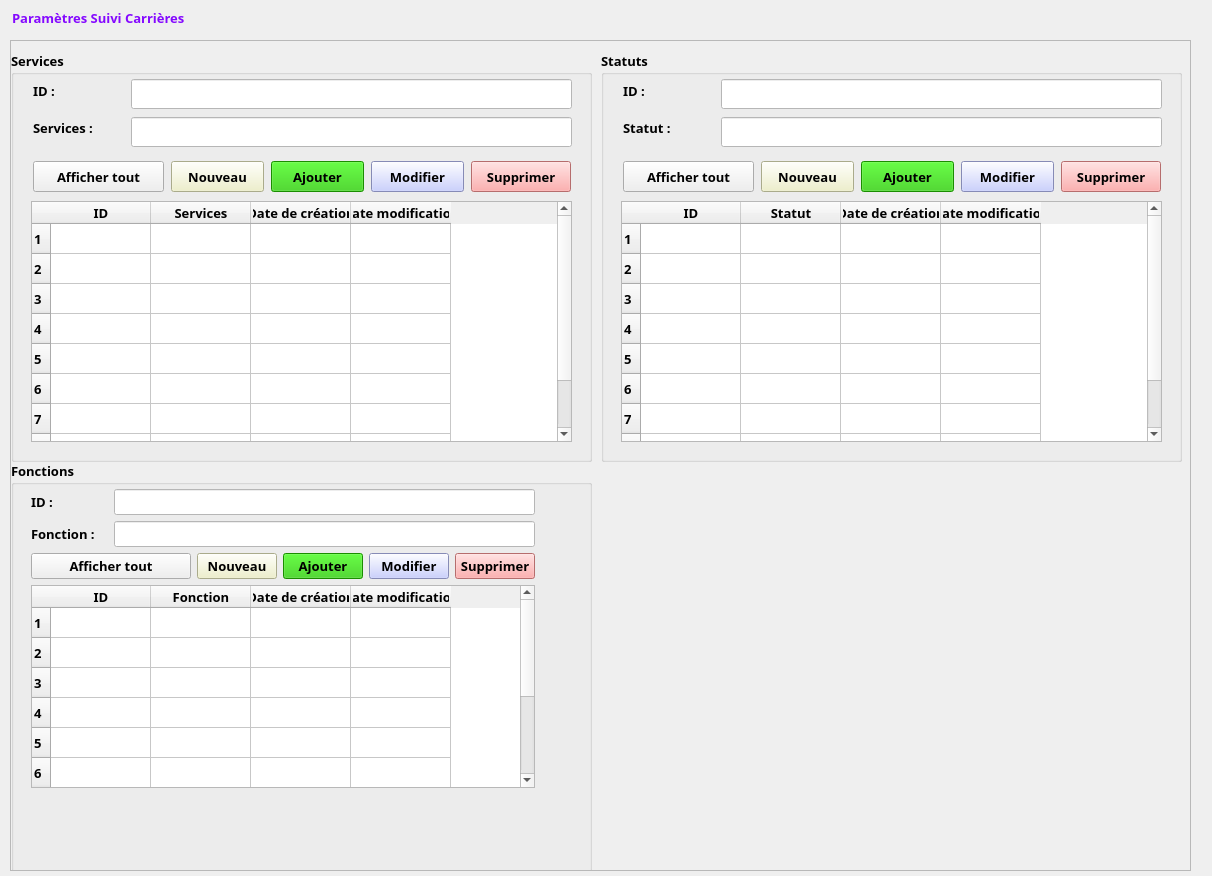
<?xml version="1.0" encoding="UTF-8"?>
<ui version="4.0">
 <class>ParametreDemande</class>
 <widget class="QWidget" name="ParametreDemande">
  <property name="geometry">
   <rect>
    <x>0</x>
    <y>0</y>
    <width>1212</width>
    <height>876</height>
   </rect>
  </property>
  <property name="windowTitle">
   <string>Form</string>
  </property>
  <widget class="QScrollArea" name="scrollArea">
   <property name="geometry">
    <rect>
     <x>10</x>
     <y>40</y>
     <width>1181</width>
     <height>831</height>
    </rect>
   </property>
   <property name="font">
    <font>
     <family>Corbel</family>
     <pointsize>10</pointsize>
     <weight>75</weight>
     <bold>true</bold>
    </font>
   </property>
   <property name="widgetResizable">
    <bool>true</bool>
   </property>
   <widget class="QWidget" name="scrollAreaWidgetContents">
    <property name="geometry">
     <rect>
      <x>0</x>
      <y>0</y>
      <width>1179</width>
      <height>829</height>
     </rect>
    </property>
    <widget class="QGroupBox" name="groupBox">
     <property name="geometry">
      <rect>
       <x>0</x>
       <y>10</y>
       <width>581</width>
       <height>411</height>
      </rect>
     </property>
     <property name="font">
      <font>
       <family>Corbel</family>
       <pointsize>10</pointsize>
       <weight>75</weight>
       <bold>true</bold>
      </font>
     </property>
     <property name="title">
      <string>Services</string>
     </property>
     <widget class="QPushButton" name="btn_modifier">
      <property name="geometry">
       <rect>
        <x>360</x>
        <y>110</y>
        <width>93</width>
        <height>31</height>
       </rect>
      </property>
      <property name="font">
       <font>
        <family>Corbel</family>
        <pointsize>10</pointsize>
        <weight>75</weight>
        <bold>true</bold>
       </font>
      </property>
      <property name="styleSheet">
       <string notr="true">background-color: rgb(188, 195, 255);</string>
      </property>
      <property name="text">
       <string>Modifier</string>
      </property>
     </widget>
     <widget class="QLineEdit" name="txt_id">
      <property name="geometry">
       <rect>
        <x>120</x>
        <y>28</y>
        <width>441</width>
        <height>30</height>
       </rect>
      </property>
      <property name="font">
       <font>
        <family>Corbel</family>
        <pointsize>10</pointsize>
        <weight>75</weight>
        <bold>true</bold>
       </font>
      </property>
      <property name="styleSheet">
       <string notr="true">background-color: rgb(255, 255, 255);
border-color: rgb(0, 0, 0);</string>
      </property>
     </widget>
     <widget class="QLineEdit" name="txt_objet">
      <property name="geometry">
       <rect>
        <x>120</x>
        <y>66</y>
        <width>441</width>
        <height>30</height>
       </rect>
      </property>
      <property name="font">
       <font>
        <family>Corbel</family>
        <pointsize>10</pointsize>
        <weight>75</weight>
        <bold>true</bold>
       </font>
      </property>
      <property name="styleSheet">
       <string notr="true">background-color: rgb(255, 255, 255);
border-color: rgb(0, 0, 0);</string>
      </property>
     </widget>
     <widget class="QPushButton" name="btn_nouveau">
      <property name="geometry">
       <rect>
        <x>160</x>
        <y>110</y>
        <width>93</width>
        <height>31</height>
       </rect>
      </property>
      <property name="font">
       <font>
        <family>Corbel</family>
        <pointsize>10</pointsize>
        <weight>75</weight>
        <bold>true</bold>
       </font>
      </property>
      <property name="styleSheet">
       <string notr="true">background-color: rgb(238, 240, 195);</string>
      </property>
      <property name="text">
       <string>Nouveau</string>
      </property>
     </widget>
     <widget class="QTableWidget" name="tableWidget_affichage">
      <property name="geometry">
       <rect>
        <x>20</x>
        <y>150</y>
        <width>541</width>
        <height>241</height>
       </rect>
      </property>
      <property name="font">
       <font>
        <family>Corbel</family>
        <pointsize>10</pointsize>
        <weight>75</weight>
        <bold>true</bold>
       </font>
      </property>
      <row>
       <property name="text">
        <string>1</string>
       </property>
      </row>
      <row>
       <property name="text">
        <string>2</string>
       </property>
      </row>
      <row>
       <property name="text">
        <string>3</string>
       </property>
      </row>
      <row>
       <property name="text">
        <string>4</string>
       </property>
      </row>
      <row>
       <property name="text">
        <string>5</string>
       </property>
      </row>
      <row>
       <property name="text">
        <string>6</string>
       </property>
      </row>
      <row>
       <property name="text">
        <string>7</string>
       </property>
      </row>
      <row>
       <property name="text">
        <string>8</string>
       </property>
      </row>
      <row>
       <property name="text">
        <string>10</string>
       </property>
      </row>
      <column>
       <property name="text">
        <string>ID</string>
       </property>
      </column>
      <column>
       <property name="text">
        <string>Services</string>
       </property>
      </column>
      <column>
       <property name="text">
        <string>Date de création</string>
       </property>
      </column>
      <column>
       <property name="text">
        <string>Date modification</string>
       </property>
      </column>
     </widget>
     <widget class="QPushButton" name="btn_ajouter">
      <property name="geometry">
       <rect>
        <x>260</x>
        <y>110</y>
        <width>93</width>
        <height>31</height>
       </rect>
      </property>
      <property name="font">
       <font>
        <family>Corbel</family>
        <pointsize>10</pointsize>
        <weight>75</weight>
        <bold>true</bold>
       </font>
      </property>
      <property name="styleSheet">
       <string notr="true">background-color: rgb(36, 198, 0);</string>
      </property>
      <property name="text">
       <string>Ajouter</string>
      </property>
     </widget>
     <widget class="QLabel" name="label_3">
      <property name="geometry">
       <rect>
        <x>22</x>
        <y>28</y>
        <width>30</width>
        <height>24</height>
       </rect>
      </property>
      <property name="font">
       <font>
        <family>Corbel</family>
        <pointsize>10</pointsize>
        <weight>75</weight>
        <bold>true</bold>
       </font>
      </property>
      <property name="text">
       <string>ID :</string>
      </property>
     </widget>
     <widget class="QPushButton" name="btn_supprimer">
      <property name="geometry">
       <rect>
        <x>460</x>
        <y>110</y>
        <width>100</width>
        <height>31</height>
       </rect>
      </property>
      <property name="font">
       <font>
        <family>Corbel</family>
        <pointsize>10</pointsize>
        <weight>75</weight>
        <bold>true</bold>
       </font>
      </property>
      <property name="styleSheet">
       <string notr="true">background-color: rgb(255, 152, 152);</string>
      </property>
      <property name="text">
       <string>Supprimer</string>
      </property>
     </widget>
     <widget class="QPushButton" name="btn_afficher_tout">
      <property name="geometry">
       <rect>
        <x>22</x>
        <y>110</y>
        <width>131</width>
        <height>31</height>
       </rect>
      </property>
      <property name="font">
       <font>
        <family>Corbel</family>
        <pointsize>10</pointsize>
        <weight>75</weight>
        <bold>true</bold>
       </font>
      </property>
      <property name="text">
       <string>Afficher tout</string>
      </property>
     </widget>
     <widget class="QLabel" name="label_2">
      <property name="geometry">
       <rect>
        <x>22</x>
        <y>65</y>
        <width>91</width>
        <height>24</height>
       </rect>
      </property>
      <property name="font">
       <font>
        <family>Corbel</family>
        <pointsize>10</pointsize>
        <weight>75</weight>
        <bold>true</bold>
       </font>
      </property>
      <property name="text">
       <string>Services :</string>
      </property>
     </widget>
    </widget>
    <widget class="QGroupBox" name="groupBox_2">
     <property name="geometry">
      <rect>
       <x>590</x>
       <y>10</y>
       <width>581</width>
       <height>411</height>
      </rect>
     </property>
     <property name="font">
      <font>
       <family>Corbel</family>
       <pointsize>10</pointsize>
       <weight>75</weight>
       <bold>true</bold>
      </font>
     </property>
     <property name="title">
      <string>Statuts</string>
     </property>
     <widget class="QPushButton" name="btn_modifier_2">
      <property name="geometry">
       <rect>
        <x>360</x>
        <y>110</y>
        <width>93</width>
        <height>31</height>
       </rect>
      </property>
      <property name="font">
       <font>
        <family>Corbel</family>
        <pointsize>10</pointsize>
        <weight>75</weight>
        <bold>true</bold>
       </font>
      </property>
      <property name="styleSheet">
       <string notr="true">background-color: rgb(188, 195, 255);</string>
      </property>
      <property name="text">
       <string>Modifier</string>
      </property>
     </widget>
     <widget class="QLineEdit" name="txt_id_2">
      <property name="geometry">
       <rect>
        <x>120</x>
        <y>28</y>
        <width>441</width>
        <height>30</height>
       </rect>
      </property>
      <property name="font">
       <font>
        <family>Corbel</family>
        <pointsize>10</pointsize>
        <weight>75</weight>
        <bold>true</bold>
       </font>
      </property>
      <property name="styleSheet">
       <string notr="true">background-color: rgb(255, 255, 255);
border-color: rgb(0, 0, 0);</string>
      </property>
     </widget>
     <widget class="QLineEdit" name="txt_objet_2">
      <property name="geometry">
       <rect>
        <x>120</x>
        <y>66</y>
        <width>441</width>
        <height>30</height>
       </rect>
      </property>
      <property name="font">
       <font>
        <family>Corbel</family>
        <pointsize>10</pointsize>
        <weight>75</weight>
        <bold>true</bold>
       </font>
      </property>
      <property name="styleSheet">
       <string notr="true">background-color: rgb(255, 255, 255);
border-color: rgb(0, 0, 0);</string>
      </property>
     </widget>
     <widget class="QPushButton" name="btn_nouveau_2">
      <property name="geometry">
       <rect>
        <x>160</x>
        <y>110</y>
        <width>93</width>
        <height>31</height>
       </rect>
      </property>
      <property name="font">
       <font>
        <family>Corbel</family>
        <pointsize>10</pointsize>
        <weight>75</weight>
        <bold>true</bold>
       </font>
      </property>
      <property name="styleSheet">
       <string notr="true">background-color: rgb(238, 240, 195);</string>
      </property>
      <property name="text">
       <string>Nouveau</string>
      </property>
     </widget>
     <widget class="QTableWidget" name="tableWidget_affichage_2">
      <property name="geometry">
       <rect>
        <x>20</x>
        <y>150</y>
        <width>541</width>
        <height>241</height>
       </rect>
      </property>
      <property name="font">
       <font>
        <family>Corbel</family>
        <pointsize>10</pointsize>
        <weight>75</weight>
        <bold>true</bold>
       </font>
      </property>
      <row>
       <property name="text">
        <string>1</string>
       </property>
      </row>
      <row>
       <property name="text">
        <string>2</string>
       </property>
      </row>
      <row>
       <property name="text">
        <string>3</string>
       </property>
      </row>
      <row>
       <property name="text">
        <string>4</string>
       </property>
      </row>
      <row>
       <property name="text">
        <string>5</string>
       </property>
      </row>
      <row>
       <property name="text">
        <string>6</string>
       </property>
      </row>
      <row>
       <property name="text">
        <string>7</string>
       </property>
      </row>
      <row>
       <property name="text">
        <string>8</string>
       </property>
      </row>
      <row>
       <property name="text">
        <string>10</string>
       </property>
      </row>
      <column>
       <property name="text">
        <string>ID</string>
       </property>
      </column>
      <column>
       <property name="text">
        <string>Statut</string>
       </property>
      </column>
      <column>
       <property name="text">
        <string>Date de création</string>
       </property>
      </column>
      <column>
       <property name="text">
        <string>Date modification</string>
       </property>
      </column>
     </widget>
     <widget class="QPushButton" name="btn_ajouter_2">
      <property name="geometry">
       <rect>
        <x>260</x>
        <y>110</y>
        <width>93</width>
        <height>31</height>
       </rect>
      </property>
      <property name="font">
       <font>
        <family>Corbel</family>
        <pointsize>10</pointsize>
        <weight>75</weight>
        <bold>true</bold>
       </font>
      </property>
      <property name="styleSheet">
       <string notr="true">background-color: rgb(36, 198, 0);</string>
      </property>
      <property name="text">
       <string>Ajouter</string>
      </property>
     </widget>
     <widget class="QLabel" name="label_4">
      <property name="geometry">
       <rect>
        <x>22</x>
        <y>28</y>
        <width>30</width>
        <height>24</height>
       </rect>
      </property>
      <property name="font">
       <font>
        <family>Corbel</family>
        <pointsize>10</pointsize>
        <weight>75</weight>
        <bold>true</bold>
       </font>
      </property>
      <property name="text">
       <string>ID :</string>
      </property>
     </widget>
     <widget class="QPushButton" name="btn_supprimer_2">
      <property name="geometry">
       <rect>
        <x>460</x>
        <y>110</y>
        <width>100</width>
        <height>31</height>
       </rect>
      </property>
      <property name="font">
       <font>
        <family>Corbel</family>
        <pointsize>10</pointsize>
        <weight>75</weight>
        <bold>true</bold>
       </font>
      </property>
      <property name="styleSheet">
       <string notr="true">background-color: rgb(255, 152, 152);</string>
      </property>
      <property name="text">
       <string>Supprimer</string>
      </property>
     </widget>
     <widget class="QPushButton" name="btn_afficher_tout_2">
      <property name="geometry">
       <rect>
        <x>22</x>
        <y>110</y>
        <width>131</width>
        <height>31</height>
       </rect>
      </property>
      <property name="font">
       <font>
        <family>Corbel</family>
        <pointsize>10</pointsize>
        <weight>75</weight>
        <bold>true</bold>
       </font>
      </property>
      <property name="text">
       <string>Afficher tout</string>
      </property>
     </widget>
     <widget class="QLabel" name="label_5">
      <property name="geometry">
       <rect>
        <x>22</x>
        <y>65</y>
        <width>91</width>
        <height>24</height>
       </rect>
      </property>
      <property name="font">
       <font>
        <family>Corbel</family>
        <pointsize>10</pointsize>
        <weight>75</weight>
        <bold>true</bold>
       </font>
      </property>
      <property name="text">
       <string>Statut :</string>
      </property>
     </widget>
    </widget>
    <widget class="QGroupBox" name="groupBox_3">
     <property name="geometry">
      <rect>
       <x>0</x>
       <y>420</y>
       <width>581</width>
       <height>411</height>
      </rect>
     </property>
     <property name="font">
      <font>
       <family>Corbel</family>
       <pointsize>10</pointsize>
       <weight>75</weight>
       <bold>true</bold>
      </font>
     </property>
     <property name="title">
      <string>Fonctions</string>
     </property>
     <widget class="QWidget" name="">
      <property name="geometry">
       <rect>
        <x>20</x>
        <y>28</y>
        <width>504</width>
        <height>299</height>
       </rect>
      </property>
      <layout class="QGridLayout" name="gridLayout">
       <item row="0" column="0">
        <widget class="QLabel" name="label_6">
         <property name="font">
          <font>
           <family>Corbel</family>
           <pointsize>10</pointsize>
           <weight>75</weight>
           <bold>true</bold>
          </font>
         </property>
         <property name="text">
          <string>ID :</string>
         </property>
        </widget>
       </item>
       <item row="0" column="1" colspan="5">
        <widget class="QLineEdit" name="txt_id_3">
         <property name="font">
          <font>
           <family>Corbel</family>
           <pointsize>10</pointsize>
           <weight>75</weight>
           <bold>true</bold>
          </font>
         </property>
         <property name="styleSheet">
          <string notr="true">background-color: rgb(255, 255, 255);
border-color: rgb(0, 0, 0);</string>
         </property>
        </widget>
       </item>
       <item row="1" column="0">
        <widget class="QLabel" name="label_7">
         <property name="font">
          <font>
           <family>Corbel</family>
           <pointsize>10</pointsize>
           <weight>75</weight>
           <bold>true</bold>
          </font>
         </property>
         <property name="text">
          <string>Fonction :</string>
         </property>
        </widget>
       </item>
       <item row="1" column="1" colspan="5">
        <widget class="QLineEdit" name="txt_objet_3">
         <property name="font">
          <font>
           <family>Corbel</family>
           <pointsize>10</pointsize>
           <weight>75</weight>
           <bold>true</bold>
          </font>
         </property>
         <property name="styleSheet">
          <string notr="true">background-color: rgb(255, 255, 255);
border-color: rgb(0, 0, 0);</string>
         </property>
        </widget>
       </item>
       <item row="2" column="0" colspan="2">
        <widget class="QPushButton" name="btn_afficher_tout_3">
         <property name="font">
          <font>
           <family>Corbel</family>
           <pointsize>10</pointsize>
           <weight>75</weight>
           <bold>true</bold>
          </font>
         </property>
         <property name="text">
          <string>Afficher tout</string>
         </property>
        </widget>
       </item>
       <item row="2" column="2">
        <widget class="QPushButton" name="btn_nouveau_3">
         <property name="font">
          <font>
           <family>Corbel</family>
           <pointsize>10</pointsize>
           <weight>75</weight>
           <bold>true</bold>
          </font>
         </property>
         <property name="styleSheet">
          <string notr="true">background-color: rgb(238, 240, 195);</string>
         </property>
         <property name="text">
          <string>Nouveau</string>
         </property>
        </widget>
       </item>
       <item row="2" column="3">
        <widget class="QPushButton" name="btn_ajouter_3">
         <property name="font">
          <font>
           <family>Corbel</family>
           <pointsize>10</pointsize>
           <weight>75</weight>
           <bold>true</bold>
          </font>
         </property>
         <property name="styleSheet">
          <string notr="true">background-color: rgb(36, 198, 0);</string>
         </property>
         <property name="text">
          <string>Ajouter</string>
         </property>
        </widget>
       </item>
       <item row="2" column="4">
        <widget class="QPushButton" name="btn_modifier_3">
         <property name="font">
          <font>
           <family>Corbel</family>
           <pointsize>10</pointsize>
           <weight>75</weight>
           <bold>true</bold>
          </font>
         </property>
         <property name="styleSheet">
          <string notr="true">background-color: rgb(188, 195, 255);</string>
         </property>
         <property name="text">
          <string>Modifier</string>
         </property>
        </widget>
       </item>
       <item row="2" column="5">
        <widget class="QPushButton" name="btn_supprimer_3">
         <property name="font">
          <font>
           <family>Corbel</family>
           <pointsize>10</pointsize>
           <weight>75</weight>
           <bold>true</bold>
          </font>
         </property>
         <property name="styleSheet">
          <string notr="true">background-color: rgb(255, 152, 152);</string>
         </property>
         <property name="text">
          <string>Supprimer</string>
         </property>
        </widget>
       </item>
       <item row="3" column="0" colspan="6">
        <widget class="QTableWidget" name="tableWidget_affichage_3">
         <property name="font">
          <font>
           <family>Corbel</family>
           <pointsize>10</pointsize>
           <weight>75</weight>
           <bold>true</bold>
          </font>
         </property>
         <row>
          <property name="text">
           <string>1</string>
          </property>
         </row>
         <row>
          <property name="text">
           <string>2</string>
          </property>
         </row>
         <row>
          <property name="text">
           <string>3</string>
          </property>
         </row>
         <row>
          <property name="text">
           <string>4</string>
          </property>
         </row>
         <row>
          <property name="text">
           <string>5</string>
          </property>
         </row>
         <row>
          <property name="text">
           <string>6</string>
          </property>
         </row>
         <row>
          <property name="text">
           <string>7</string>
          </property>
         </row>
         <row>
          <property name="text">
           <string>8</string>
          </property>
         </row>
         <row>
          <property name="text">
           <string>10</string>
          </property>
         </row>
         <column>
          <property name="text">
           <string>ID</string>
          </property>
         </column>
         <column>
          <property name="text">
           <string>Fonction</string>
          </property>
         </column>
         <column>
          <property name="text">
           <string>Date de création</string>
          </property>
         </column>
         <column>
          <property name="text">
           <string>Date modification</string>
          </property>
         </column>
        </widget>
       </item>
      </layout>
     </widget>
    </widget>
   </widget>
  </widget>
  <widget class="QLabel" name="label">
   <property name="geometry">
    <rect>
     <x>12</x>
     <y>2</y>
     <width>458</width>
     <height>31</height>
    </rect>
   </property>
   <property name="font">
    <font>
     <family>Corbel</family>
     <pointsize>10</pointsize>
     <weight>75</weight>
     <bold>true</bold>
    </font>
   </property>
   <property name="focusPolicy">
    <enum>Qt::NoFocus</enum>
   </property>
   <property name="styleSheet">
    <string notr="true">color: rgb(132, 8, 255);</string>
   </property>
   <property name="text">
    <string>Paramètres Suivi Carrières</string>
   </property>
  </widget>
 </widget>
 <tabstops>
  <tabstop>txt_objet</tabstop>
  <tabstop>btn_nouveau</tabstop>
  <tabstop>btn_ajouter</tabstop>
  <tabstop>btn_modifier</tabstop>
  <tabstop>btn_supprimer</tabstop>
  <tabstop>btn_afficher_tout</tabstop>
  <tabstop>tableWidget_affichage</tabstop>
 </tabstops>
 <resources/>
 <connections/>
</ui>
